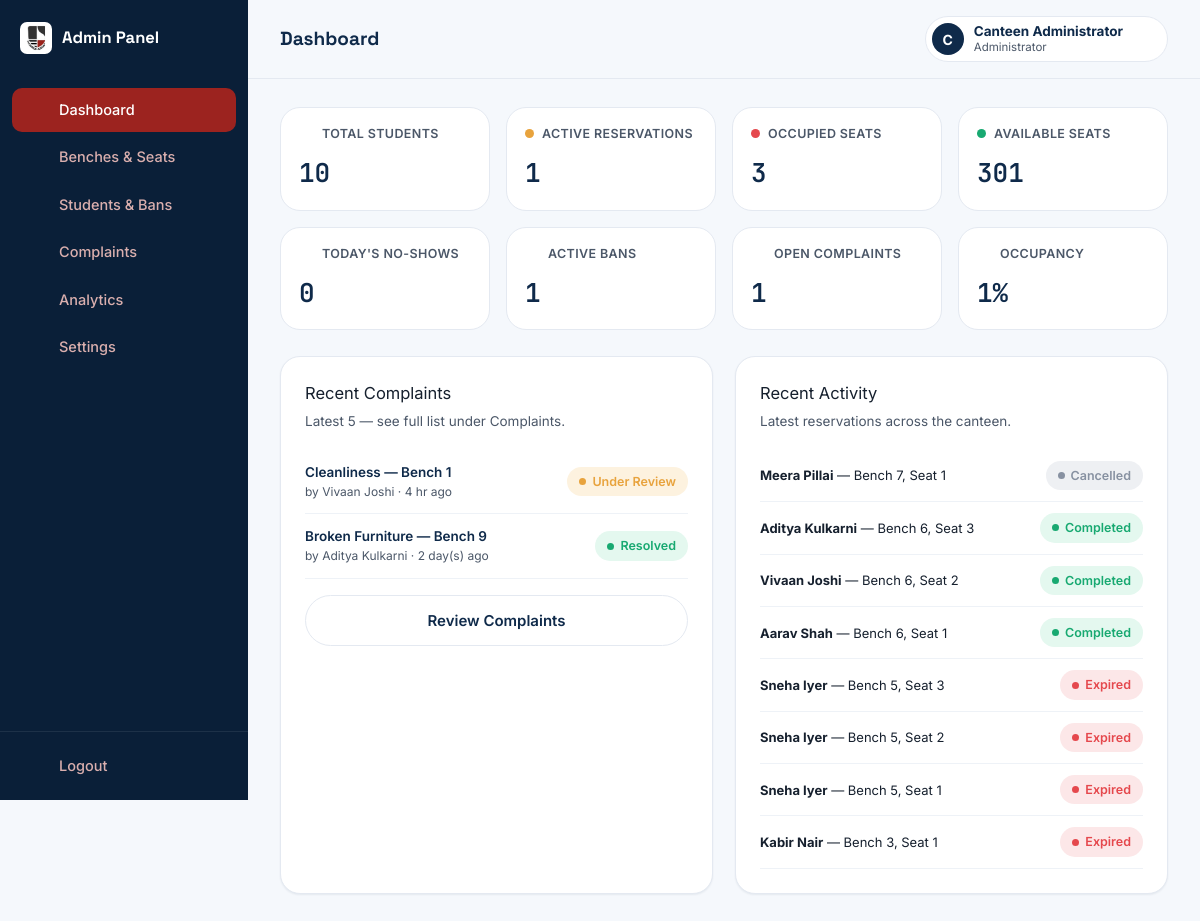
Page /admin/dashboard.php (signed in) on the committed database.
### tables this page shows
CREATE TABLE seats (
  id             INT AUTO_INCREMENT PRIMARY KEY,
  bench_id       INT NOT NULL,
  seat_number    TINYINT NOT NULL,
  status         ENUM('available','reserved','occupied','unavailable') NOT NULL DEFAULT 'available',
  UNIQUE KEY uniq_bench_seat (bench_id, seat_number),
  CONSTRAINT fk_seats_bench FOREIGN KEY (bench_id) REFERENCES benches(id) ON DELETE CASCADE,
  CONSTRAINT chk_seat_number CHECK (seat_number BETWEEN 1 AND 4)
);

CREATE TABLE benches (
  id             INT AUTO_INCREMENT PRIMARY KEY,
  bench_number   INT NOT NULL UNIQUE,
  location       VARCHAR(100) DEFAULT NULL,
  qr_token       VARCHAR(64) NOT NULL UNIQUE,
  status         ENUM('active','unavailable') NOT NULL DEFAULT 'active',
  created_at     TIMESTAMP NOT NULL DEFAULT CURRENT_TIMESTAMP
);

CREATE TABLE complaints (
  id               INT AUTO_INCREMENT PRIMARY KEY,
  student_id       INT NOT NULL,
  complaint_type   ENUM('seat_misuse','reserved_seat_occupied','broken_furniture','cleanliness','other') NOT NULL,
  bench_id         INT DEFAULT NULL,
  seat_id          INT DEFAULT NULL,
  description      TEXT NOT NULL,
  image_path       VARCHAR(255) DEFAULT NULL,
  status           ENUM('submitted','under_review','verified','rejected','resolved') NOT NULL DEFAULT 'submitted',
  admin_notes      TEXT DEFAULT NULL,
  created_at       TIMESTAMP NOT NULL DEFAULT CURRENT_TIMESTAMP,
  updated_at       TIMESTAMP NOT NULL DEFAULT CURRENT_TIMESTAMP ON UPDATE CURRENT_TIMESTAMP,
  CONSTRAINT fk_complaint_student FOREIGN KEY (student_id) REFERENCES students(id) ON DELETE CASCADE,
  CONSTRAINT fk_complaint_bench FOREIGN KEY (bench_id) REFERENCES benches(id) ON DELETE SET NULL,
  CONSTRAINT fk_complaint_seat FOREIGN KEY (seat_id) REFERENCES seats(id) ON DELETE SET NULL
);

CREATE TABLE students (
  id             INT AUTO_INCREMENT PRIMARY KEY,
  sap_id         VARCHAR(11) NOT NULL UNIQUE,
  password_hash  VARCHAR(255) NOT NULL,
  name           VARCHAR(100) NOT NULL,
  branch         VARCHAR(100) NOT NULL,
  year           TINYINT NOT NULL,
  email          VARCHAR(150) DEFAULT NULL,
  no_show_count  INT NOT NULL DEFAULT 0,
  created_at     TIMESTAMP NOT NULL DEFAULT CURRENT_TIMESTAMP,
  CONSTRAINT chk_sap_id_format CHECK (sap_id REGEXP '^[0-9]{11}$'),
  CONSTRAINT chk_year_range CHECK (year BETWEEN 1 AND 4)
);

CREATE TABLE reservations (
  id             INT AUTO_INCREMENT PRIMARY KEY,
  student_id     INT NOT NULL,
  seat_id        INT NOT NULL,
  bench_id       INT NOT NULL,
  status         ENUM('reserved','occupied','completed','expired','cancelled') NOT NULL DEFAULT 'reserved',
  reserved_at    DATETIME NOT NULL,
  expires_at     DATETIME NOT NULL,
  confirmed_at   DATETIME DEFAULT NULL,
  vacated_at     DATETIME DEFAULT NULL,
  created_at     TIMESTAMP NOT NULL DEFAULT CURRENT_TIMESTAMP,
  CONSTRAINT fk_res_student FOREIGN KEY (student_id) REFERENCES students(id) ON DELETE CASCADE,
  CONSTRAINT fk_res_seat    FOREIGN KEY (seat_id) REFERENCES seats(id),
  CONSTRAINT fk_res_bench   FOREIGN KEY (bench_id) REFERENCES benches(id),
  INDEX idx_student_status (student_id, status),
  INDEX idx_status_expiry (status, expires_at)
);

### includes/functions.php (called while the page is built, shortened)
<?php
function e(?string $value): string
{
    return htmlspecialchars($value ?? '', ENT_QUOTES, 'UTF-8');
}
function getCanteenStats(PDO $pdo): array
{
    $counts = ['available' => 0, 'reserved' => 0, 'occupied' => 0, 'unavailable' => 0];
    foreach ($pdo->query('SELECT status, COUNT(*) c FROM seats GROUP BY status') as $row) {
        $counts[$row['status']] = (int) $row['c'];
    }
    $total = $counts['available'] + $counts['reserved'] + $counts['occupied'];
    $occupancy = $total > 0 ? round((($counts['reserved'] + $counts['occupied']) / $total) * 100) : 0;
    return [
        'available'  => $counts['available'],
        'reserved'   => $counts['reserved'],
        'occupied'   => $counts['occupied'],
        'unavailable'=> $counts['unavailable'],
        'occupancy'  => $occupancy,
    ];
}
function timeAgo(?string $datetime): string
{
    $diff = time() - strtotime($datetime);
    if ($diff < 86400) return floor($diff / 3600) . ' hr ago';
    return floor($diff / 86400) . ' day(s) ago';
}
function statusLabel(string $status): string
{
    $map = [
        'reserved' => 'Reserved', 'occupied' => 'Occupied', 'completed' => 'Completed',
        'expired' => 'Expired', 'cancelled' => 'Cancelled', 'available' => 'Available',
        'unavailable' => 'Unavailable', 'submitted' => 'Submitted', 'under_review' => 'Under Review',
        'verified' => 'Verified', 'rejected' => 'Rejected', 'resolved' => 'Resolved',
        'pending' => 'Pending', 'responded' => 'Responded',
        'seat_misuse' => 'Seat Misuse', 'reserved_seat_occupied' => 'Reserved Seat Occupied by Someone Else',
        'broken_furniture' => 'Broken Furniture', 'cleanliness' => 'Cleanliness', 'other' => 'Other',
    ];
    return $map[$status] ?? ucfirst(str_replace('_', ' ', $status));
}

### includes/auth.php (called while the page is built, shortened)
<?php
function isAdminLoggedIn(): bool
{
    return isset($_SESSION['admin_id']);
}
function currentAdminId(): ?int
{
    return $_SESSION['admin_id'] ?? null;
}
function currentAdmin(): ?array
{
    $stmt = getDB()->prepare('SELECT id, username, name, created_at FROM admins WHERE id = ?');
    $stmt->execute([currentAdminId()]);
    return $stmt->fetch() ?: null;
}

### includes/db.php (called while the page is built)
<?php
function getDB(): PDO
{
    static $pdo = null;
    if ($pdo === null) {
        $dsn = 'mysql:host=' . DB_HOST . ';dbname=' . DB_NAME . ';charset=utf8mb4';
        try {
            $pdo = new PDO($dsn, DB_USER, DB_PASS, [
                PDO::ATTR_ERRMODE            => PDO::ERRMODE_EXCEPTION,
                PDO::ATTR_DEFAULT_FETCH_MODE => PDO::FETCH_ASSOC,
                PDO::ATTR_EMULATE_PREPARES   => false,
            ]);
            $pdo->exec("SET time_zone = '+05:30'");
        } catch (PDOException $e) {
            http_response_code(500);
            die('Database connection failed. Check includes/config.php and make sure MySQL is running in XAMPP. (' . htmlspecialchars($e->getMessage()) . ')');
        }
    }
    return $pdo;
}

### admin/dashboard.php (the view, shortened to what this page needs)
<?php
require_once __DIR__ . '/../includes/db.php';
require_once __DIR__ . '/../includes/auth.php';
require_once __DIR__ . '/../includes/functions.php';
require_once __DIR__ . '/../includes/icons.php';
$pdo = getDB();
$totalStudents = (int) $pdo->query('SELECT COUNT(*) FROM students')->fetchColumn();
$stats = getCanteenStats($pdo);
$todayNoShows = (int) $pdo->query("SELECT COUNT(*) FROM no_shows WHERE DATE(occurred_at) = CURDATE()")->fetchColumn();
$activeBans = (int) $pdo->query("SELECT COUNT(*) FROM bans WHERE lifted_at IS NULL AND end_date > NOW()")->fetchColumn();
$openComplaints = (int) $pdo->query("SELECT COUNT(*) FROM complaints WHERE status IN ('submitted','under_review')")->fetchColumn();
$recentComplaints = $pdo->query(
    "SELECT c.id, c.complaint_type, c.status, c.created_at, s.name, b.bench_number
     FROM complaints c JOIN students s ON s.id = c.student_id LEFT JOIN benches b ON b.id = c.bench_id
     ORDER BY c.created_at DESC LIMIT 5"
)->fetchAll();
$recentActivity = $pdo->query(
    "SELECT r.status, r.reserved_at, r.confirmed_at, r.vacated_at, st.name, b.bench_number, s.seat_number
     FROM reservations r JOIN students st ON st.id = r.student_id
     JOIN benches b ON b.id = r.bench_id JOIN seats s ON s.id = r.seat_id
     ORDER BY r.id DESC LIMIT 8"
)->fetchAll();
$pageTitle = 'Dashboard';
?>
<!DOCTYPE html>
<html lang="en">
<head>
<link rel="stylesheet" href="<?= BASE_URL ?>/css/style.css">
<link rel="stylesheet" href="<?= BASE_URL ?>/css/app.css">
<link rel="stylesheet" href="<?= BASE_URL ?>/css/admin.css">
</head>
<body class="app-body">
<div class="app-shell">
  <?php include __DIR__ . '/../includes/admin_sidebar.php'; ?>
  <div class="app-main">
    <?php include __DIR__ . '/../includes/admin_header.php'; ?>
    <main class="app-content">
      <div class="admin-stat-grid">
        <div class="stat-card"><div class="stat-label"><?= icon('user','',15) ?> Total Students</div><div class="stat-value"><?= $totalStudents ?></div></div>
        <div class="stat-card"><div class="stat-label"><span class="stat-dot" style="background:var(--status-reserved)"></span>Active Reservations</div><div class="stat-value"><?= $stats['reserved'] ?></div></div>
        <div class="stat-card"><div class="stat-label"><span class="stat-dot" style="background:var(--status-occupied)"></span>Occupied Seats</div><div class="stat-value"><?= $stats['occupied'] ?></div></div>
        <div class="stat-card"><div class="stat-label"><span class="stat-dot" style="background:var(--status-available)"></span>Available Seats</div><div class="stat-value"><?= $stats['available'] ?></div></div>
        <div class="stat-card"><div class="stat-label"><?= icon('clock','',15) ?> Today's No-Shows</div><div class="stat-value"><?= $todayNoShows ?></div></div>
        <div class="stat-card"><div class="stat-label"><?= icon('shield','',15) ?> Active Bans</div><div class="stat-value"><?= $activeBans ?></div></div>
        <div class="stat-card"><div class="stat-label"><?= icon('flag','',15) ?> Open Complaints</div><div class="stat-value"><?= $openComplaints ?></div></div>
        <div class="stat-card"><div class="stat-label"><?= icon('chart','',15) ?> Occupancy</div><div class="stat-value"><?= $stats['occupancy'] ?>%</div></div>
      </div>
      <div class="grid-2">
        <div class="card">
          <div class="card-title">Recent Complaints</div>
          <div class="card-sub">Latest 5 — see full list under Complaints.</div>
          <?php if (!$recentComplaints): ?>
            <div class="empty-state" style="padding:24px;"><?= icon('flag') ?><p>No complaints yet.</p></div>
          <?php else: foreach ($recentComplaints as $c):
            $badgeClass = match($c['status']) { 'resolved','verified' => 'badge-available', 'under_review' => 'badge-reserved', 'rejected' => 'badge-occupied', default => 'badge-neutral' };
          ?>
            <div style="display:flex; justify-content:space-between; align-items:center; padding:12px 0; border-bottom:1px solid var(--slate-100);">
              <div>
                <div style="font-size:13.5px; font-weight:600; color:var(--navy-900);"><?= e(statusLabel($c['complaint_type'])) ?><?= $c['bench_number'] ? ' — Bench '.(int)$c['bench_number'] : '' ?></div>
                <div style="font-size:12px; color:var(--ink-600);">by <?= e($c['name']) ?> · <?= timeAgo($c['created_at']) ?></div>
              </div>
              <span class="badge <?= $badgeClass ?>"><?= statusLabel($c['status']) ?></span>
            </div>
          <?php endforeach; endif; ?>
          <a href="complaints.php" class="btn btn-outline btn-block" style="margin-top:16px;">Review Complaints</a>
        </div>
        <div class="card">
          <div class="card-title">Recent Activity</div>
          <div class="card-sub">Latest reservations across the canteen.</div>
          <?php foreach ($recentActivity as $a):
            $badgeClass = match($a['status']) { 'occupied' => 'badge-occupied', 'reserved' => 'badge-reserved', 'completed' => 'badge-available', 'expired' => 'badge-occupied', default => 'badge-unavailable' };
          ?>
            <div style="display:flex; justify-content:space-between; align-items:center; padding:11px 0; border-bottom:1px solid var(--slate-100); font-size:13px;">
              <div><strong><?= e($a['name']) ?></strong> — Bench <?= (int)$a['bench_number'] ?>, Seat <?= (int)$a['seat_number'] ?></div>
              <span class="badge <?= $badgeClass ?>"><?= statusLabel($a['status']) ?></span>
            </div>
          <?php endforeach; ?>
        </div>
      </div>
    </main>
  </div>
</div>
</body>
</html>

### includes/admin_header.php (shortened to what this page needs)
<?php
$admin = currentAdmin();
$pageTitle = $pageTitle ?? 'Dashboard';
?>
<header class="app-header">
  <h1 class="page-title"><?= e($pageTitle) ?></h1>
  <div class="header-actions">
    <div class="dropdown" id="profileDropdown">
      <button class="profile-btn" id="profileBtn">
        <span class="avatar avatar-admin"><?= e(strtoupper(substr($admin['name'], 0, 1))) ?></span>
        <span class="profile-text">
          <strong><?= e($admin['name']) ?></strong>
          <small>Administrator</small>
        </span>
        <?= icon('chevron-down') ?>
      </button>
    </div>
  </div>
</header>

### css/style.css (style rules this page uses)
:root { --navy-950: #0A1F38; --navy-900: #0F2A4A; --navy-800: #15355C; --red-600: #9C231F; --red-700: #7F1C19; --red-50: #F9F1F1; --paper: #F5F8FC; --white: #FFFFFF; --ink-900: #16202E; --ink-600: #4B5768; --slate-400:#A6B0C0; --slate-200:#E4E9F1; --slate-100:#EEF2F7; --status-available: #18A971; --status-available-bg: #E4F8EF; --status-reserved: #E8A33D; --status-reserved-bg: #FDF2DF; --status-occupied: #E5484D; --status-occupied-bg: #FCE7E8; --status-unavailable: #8791A1; --status-unavailable-bg: #EEF0F3; --font-display: 'Space Grotesk', 'Segoe UI', sans-serif; --font-body: 'Inter', 'Segoe UI', sans-serif; --font-mono: 'JetBrains Mono', 'Courier New', monospace; --radius-lg: 20px; --radius-md: 14px; --radius-sm: 10px; --radius-pill: 999px; --shadow-sm: 0 1px 2px rgba(15,42,74,.07); --shadow-md: 0 8px 24px rgba(15,42,74,.10); --shadow-lg: 0 20px 48px rgba(15,42,74,.16); }
*, *::before, *::after { box-sizing: border-box; }
html { scroll-behavior: smooth; }
body { margin: 0; font-family: var(--font-body); color: var(--ink-900); background: var(--paper); -webkit-font-smoothing: antialiased; line-height: 1.55; }
h1, h2, h3, h4 { font-family: var(--font-display); margin: 0 0 .5em; line-height: 1.15; color: var(--navy-900); }
a { color: inherit; text-decoration: none; }
button { font-family: inherit; cursor: pointer; }
.btn { display: inline-flex; align-items: center; justify-content: center; gap: 8px; padding: 13px 24px; border-radius: var(--radius-pill); border: none; font-weight: 600; font-size: 15px; font-family: var(--font-body); transition: transform .15s ease, box-shadow .15s ease, background-color .15s ease; white-space: nowrap; }
.btn-outline { background: transparent; color: var(--navy-900); border: 1.5px solid var(--slate-200); }
.btn-block { width: 100%; }
.badge { display: inline-flex; align-items: center; gap: 6px; padding: 5px 12px; border-radius: var(--radius-pill); font-size: 12.5px; font-weight: 600; }
.badge::before { content: ''; width: 7px; height: 7px; border-radius: 50%; background: currentColor; }
.badge-available { background: var(--status-available-bg); color: var(--status-available); }
.badge-reserved { background: var(--status-reserved-bg); color: var(--status-reserved); }
.badge-occupied { background: var(--status-occupied-bg); color: var(--status-occupied); }
.badge-unavailable { background: var(--status-unavailable-bg); color: var(--status-unavailable); }

### css/admin.css (style rules this page uses)
.admin-stat-grid { display: grid; grid-template-columns: repeat(4, 1fr); gap: 16px; margin-bottom: 26px; }
.admin-stat-grid .stat-card { padding: 16px 18px; }
.admin-stat-grid .stat-value { font-size: 26px; }

### rows in the picture
seats: seat_number "1"
benches: bench_number "3"
complaints: complaint_type "Cleanliness", bench.bench_number "1", student.name "Vivaan Joshi", created_at "4 hr ago", status "Under Review"
complaints: complaint_type "Broken Furniture", bench.bench_number "9", student.name "Aditya Kulkarni", created_at "2 day(s) ago", status "Resolved"
reservations: student.name "Meera Pillai", bench.bench_number "7", seat.seat_number "1", status "Cancelled"
reservations: student.name "Aditya Kulkarni", bench.bench_number "6", seat.seat_number "3", status "Completed"
reservations: student.name "Vivaan Joshi", bench.bench_number "6", seat.seat_number "2", status "Completed"
reservations: student.name "Aarav Shah", bench.bench_number "6", seat.seat_number "1", status "Completed"
reservations: student.name "Sneha Iyer", bench.bench_number "5", seat.seat_number "3", status "Expired"
reservations: student.name "Sneha Iyer", bench.bench_number "5", seat.seat_number "2", status "Expired"
reservations: student.name "Sneha Iyer", bench.bench_number "5", seat.seat_number "1", status "Expired"
reservations: student.name "Kabir Nair", bench.bench_number "3", seat.seat_number "1", status "Expired"

### other values in the picture
$item['label'] "Dashboard"
$item['label'] "Benches & Seats"
$item['label'] "Students & Bans"
$item['label'] "Complaints"
$item['label'] "Analytics"
$item['label'] "Settings"
$pageTitle "Dashboard"
substr($admin['name'], 0, 1) "C"
$admin['name'] "Canteen Administrator"
$totalStudents "10"
$stats['available'] "301"
$todayNoShows "0"
$activeBans "1"
$openComplaints "1"
